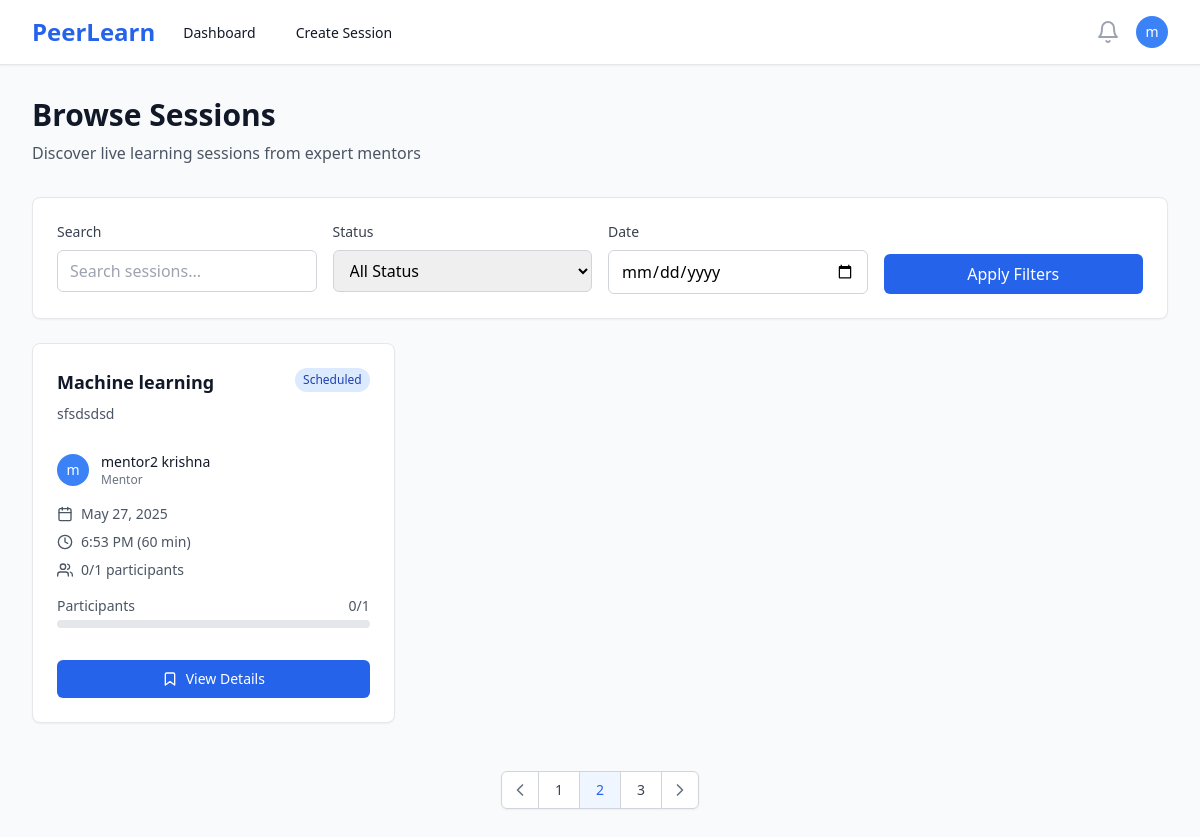
The app's page /sessions/ (signed in), older data.
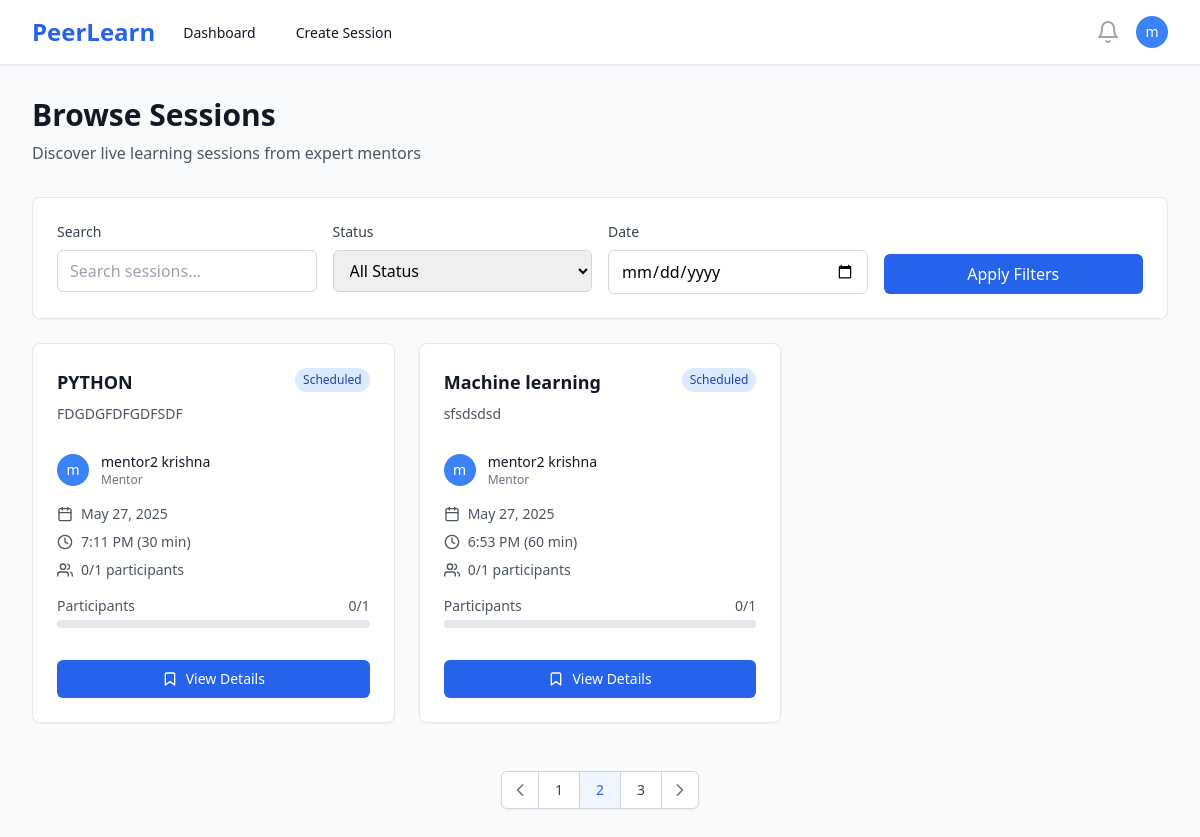
The same page, newer data.
### sessions/models.py (models this page shows, shortened)
class Session(models.Model):
    STATUS_CHOICES = [
        ('draft', 'Draft'),
        ('scheduled', 'Scheduled'),
        ('live', 'Live'),
        ('completed', 'Completed'),
        ('cancelled', 'Cancelled'),
    ]
    CATEGORY_CHOICES = [
        ('programming', 'Programming & Development'),
        ('data-science', 'Data Science & Analytics'),
        ('web-development', 'Web Development'),
        ('mobile-development', 'Mobile Development'),
        ('ai-ml', 'AI & Machine Learning'),
        ('design', 'UI/UX Design'),
        ('business', 'Business & Marketing'),
        ('language', 'Language Learning'),
        ('music', 'Music & Arts'),
        ('fitness', 'Health & Fitness'),
        ('other', 'Other'),
    ]
    id = models.UUIDField(primary_key=True, default=uuid.uuid4, editable=False)
    mentor = models.ForeignKey(User, on_delete=models.CASCADE, related_name='mentor_sessions')
    title = models.CharField(max_length=200)
    description = models.TextField()
    thumbnail = models.ImageField(upload_to='session_thumbnails/', blank=True, null=True, help_text="Session cover image")
    category = models.CharField(max_length=50, choices=CATEGORY_CHOICES, blank=True, help_text="Session category for recommendations")
    skills = models.TextField(blank=True, help_text="Comma-separated skills for ML matching")
    price = models.DecimalField(max_digits=8, decimal_places=2, null=True, blank=True, help_text="Price in INR, null for free sessions")
    schedule = models.DateTimeField()
    duration = models.IntegerField(help_text="Duration in minutes")
    max_participants = models.IntegerField(default=10)
    status = models.CharField(max_length=20, choices=STATUS_CHOICES, default='draft')
    created_at = models.DateTimeField(auto_now_add=True)
    updated_at = models.DateTimeField(auto_now=True)
    class Meta:
        ordering = ['-schedule']
    @property
    def current_participants(self):
        return self.bookings.filter(status='confirmed').count()
    @property
    def is_full(self):
        return self.current_participants >= self.max_participants

### users/models.py (models this page shows, shortened)
class User(AbstractUser):
    ROLE_CHOICES = [
        ('mentor', 'Mentor'),
        ('learner', 'Learner'),
    ]
    id = models.UUIDField(primary_key=True, default=uuid.uuid4, editable=False)
    role = models.CharField(max_length=10, choices=ROLE_CHOICES, default='learner')
    bio = models.TextField(blank=True, null=True)
    skills = models.CharField(max_length=500, blank=True, help_text="Comma-separated skills for recommendation matching")
    interests = models.CharField(max_length=500, blank=True, help_text="Learning interests for AI recommendations")
    domain = models.CharField(max_length=100, blank=True, help_text="Learning domain/field")
    expertise = models.CharField(max_length=100, blank=True, help_text="Primary domain/area of expertise")
    career_goals = models.TextField(blank=True, help_text="Career aspirations for AI guidance")
    profile_image = models.ImageField(upload_to='profiles/', blank=True, null=True)
    created_at = models.DateTimeField(auto_now_add=True)
    location = models.CharField(max_length=100, blank=True)
    website = models.URLField(blank=True)
    social_links = models.JSONField(default=dict, blank=True)  # Store LinkedIn, Twitter, etc.
    is_verified = models.BooleanField(default=False)
    privacy_settings = models.JSONField(default=dict, blank=True)  # Profile visibility settings
    updated_at = models.DateTimeField(auto_now=True)
    @property
    def is_mentor(self):
        return self.role == 'mentor'

### sessions/views.py (the view)
# urls.py: path('', views.session_list, name='session_list'),
@login_required
def session_list(request):
    sessions = Session.objects.filter(
        status='scheduled',
        schedule__gt=timezone.now()
    ).select_related('mentor')
    return render(request, 'sessions/list.html', {'sessions': sessions})

### templates/sessions/list.html (shortened to what the changed rows need)
{% extends 'base.html' %}
{% block content %}
<div class="max-w-7xl mx-auto px-4 sm:px-6 lg:px-8 py-8">
    <div class="mb-8">
        <h1 class="text-3xl font-bold text-gray-900">Browse Sessions</h1>
    </div>
    {% if sessions %}
    <div class="grid grid-cols-1 md:grid-cols-2 lg:grid-cols-3 gap-6">
        {% for session in sessions %}
        <div class="bg-white rounded-lg shadow-sm border border-gray-200 hover:shadow-md transition-shadow">
            <div class="p-6">
                <div class="flex items-start justify-between mb-4">
                    <div class="flex-1">
                        <h3 class="text-lg font-semibold text-gray-900 mb-2">
                            <a href="{% url 'session_detail' session.id %}" class="hover:text-blue-600">
                                {{ session.title }}
                            </a>
                        </h3>
                        <p class="text-sm text-gray-600 mb-3">{{ session.description|truncatewords:15 }}</p>
                    </div>
                    <span class="px-2 py-1 text-xs font-medium rounded-full flex-shrink-0
                                {% if session.status == 'scheduled' %}bg-blue-100 text-blue-800
                                {% elif session.status == 'live' %}bg-green-100 text-green-800
                                {% elif session.status == 'completed' %}bg-gray-100 text-gray-800
                                {% elif session.status == 'cancelled' %}bg-red-100 text-red-800
                                {% else %}bg-yellow-100 text-yellow-800{% endif %}">
                        {{ session.status|title }}
                    </span>
                </div>
                <div class="flex items-center mb-4">
                    {% if session.mentor.profile_image %}
                        <img class="h-8 w-8 rounded-full" src="{{ session.mentor.profile_image.url }}" alt="">
                    {% else %}
                        <div class="h-8 w-8 rounded-full bg-blue-500 flex items-center justify-center">
                            <span class="text-white text-sm font-medium">{{ session.mentor.first_name|first|default:session.mentor.username|first }}</span>
                        </div>
                    {% endif %}
                    <div class="ml-3">
                        <p class="text-sm font-medium text-gray-900">{{ session.mentor.get_full_name|default:session.mentor.username }}</p>
                        <p class="text-xs text-gray-500">Mentor</p>
                    </div>
                </div>
                <div class="space-y-2 text-sm text-gray-600 mb-4">
                    <div class="flex items-center">
                        <i data-feather="calendar" class="h-4 w-4 mr-2"></i>
                        {{ session.schedule|date:"M j, Y" }}
                    </div>
                    <div class="flex items-center">
                        <i data-feather="clock" class="h-4 w-4 mr-2"></i>
                        {{ session.schedule|time:"g:i A" }} ({{ session.duration }} min)
                    </div>
                    <div class="flex items-center">
                        <i data-feather="users" class="h-4 w-4 mr-2"></i>
                        {{ session.current_participants }}/{{ session.max_participants }} participants
                    </div>
                </div>
                <div class="mb-4">
                    <div class="flex justify-between text-sm text-gray-600 mb-1">
                        <span>Participants</span>
                        <span>{{ session.current_participants }}/{{ session.max_participants }}</span>
                    </div>
                    <div class="w-full bg-gray-200 rounded-full h-2">
                    </div>
                </div>
                <div class="pt-4">
                    {% if user.is_authenticated %}
                        {% if session.status == 'live' %}
                            <a href="{% url 'session_detail' session.id %}"
                               class="w-full inline-flex items-center justify-center px-4 py-2 border border-transparent text-sm font-medium rounded-md text-white bg-green-600 hover:bg-green-700">
                                <i data-feather="video" class="h-4 w-4 mr-2"></i>
                                Join Live Session
                            </a>
                        {% elif session.status == 'scheduled' %}
                            {% if session.is_full %}
                                <button disabled
                                        class="w-full inline-flex items-center justify-center px-4 py-2 border border-gray-300 text-sm font-medium rounded-md text-gray-500 bg-gray-100 cursor-not-allowed">
                                    <i data-feather="users" class="h-4 w-4 mr-2"></i>
                                    Session Full
                                </button>
                            {% else %}
                                <a href="{% url 'session_detail' session.id %}"
                                   class="w-full inline-flex items-center justify-center px-4 py-2 border border-transparent text-sm font-medium rounded-md text-white bg-blue-600 hover:bg-blue-700">
                                    <i data-feather="bookmark" class="h-4 w-4 mr-2"></i>
                                    View Details
                                </a>
                            {% endif %}
                        {% else %}
                            <a href="{% url 'session_detail' session.id %}"
                               class="w-full inline-flex items-center justify-center px-4 py-2 border border-gray-300 text-sm font-medium rounded-md text-gray-700 bg-white hover:bg-gray-50">
                                <i data-feather="eye" class="h-4 w-4 mr-2"></i>
                                View Details
                            </a>
                        {% endif %}
                    {% else %}
                        <a href="{% url 'login' %}"
                           class="w-full inline-flex items-center justify-center px-4 py-2 border border-transparent text-sm font-medium rounded-md text-white bg-blue-600 hover:bg-blue-700">
                            Login to Book
                        </a>
                    {% endif %}
                </div>
            </div>
        </div>
        {% endfor %}
    </div>
    {% endif %}
</div>
{% endblock %}

Row changes from the older to the newer data that the page shows:
added Session: title "PYTHON", description "FDGDGFDFGDFSDF", status "Scheduled", mentor.first_name|first "m", mentor.get_full_name "mentor2 krishna", schedule "May 27, 2025", schedule "7:11 PM", duration "30", current_participants "0", max_participants "1", shows "View Details"
